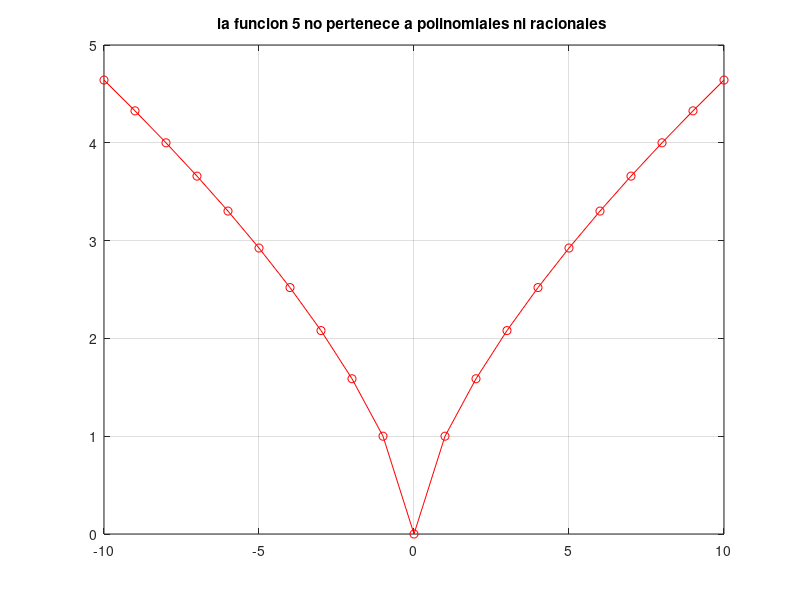

Source code (MATLAB):
% Octave Script
% funcion                :5
% Title                  :Act20 Funciones algebraicas: polinomiales y racionales
% Description            :Script para recordar Funciones algebraicas: polinomiales y racionales 
% Author                 :Magali Valencia Clemente
% Date                   :17/11/2021
% Version                :1
% Usage                  :C:\Users\magali
%                        :octave>Funciones algebraicas: polinomiales y racionales

clear
% Dominio
x=[-10:1:10];
% Funcion a plotear
fx= nthroot (x.^2,3);
plot (x,fx, 'ro-' );
% Realizar la grafica
grid on;
title('la funcion 5 no pertenece a polinomiales ni racionales ');
